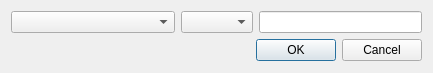
<?xml version="1.0" encoding="UTF-8"?>
<ui version="4.0">
 <class>AddFilterDialog</class>
 <widget class="QDialog" name="AddFilterDialog">
  <property name="windowModality">
   <enum>Qt::WindowModal</enum>
  </property>
  <property name="geometry">
   <rect>
    <x>0</x>
    <y>0</y>
    <width>433</width>
    <height>73</height>
   </rect>
  </property>
  <property name="windowTitle">
   <string>Add Filter</string>
  </property>
  <layout class="QVBoxLayout" name="verticalLayout">
   <item>
    <layout class="QHBoxLayout" name="horizontalLayout">
     <item>
      <widget class="QComboBox" name="columnComboBox">
       <property name="sizePolicy">
        <sizepolicy hsizetype="Expanding" vsizetype="Fixed">
         <horstretch>0</horstretch>
         <verstretch>0</verstretch>
        </sizepolicy>
       </property>
      </widget>
     </item>
     <item>
      <widget class="QComboBox" name="operatorComboBox"/>
     </item>
     <item>
      <widget class="QLineEdit" name="lineEdit"/>
     </item>
    </layout>
   </item>
   <item>
    <widget class="QDialogButtonBox" name="buttonBox">
     <property name="orientation">
      <enum>Qt::Horizontal</enum>
     </property>
     <property name="standardButtons">
      <set>QDialogButtonBox::Cancel|QDialogButtonBox::Ok</set>
     </property>
    </widget>
   </item>
  </layout>
 </widget>
 <resources/>
 <connections>
  <connection>
   <sender>buttonBox</sender>
   <signal>accepted()</signal>
   <receiver>AddFilterDialog</receiver>
   <slot>accept()</slot>
   <hints>
    <hint type="sourcelabel">
     <x>248</x>
     <y>254</y>
    </hint>
    <hint type="destinationlabel">
     <x>157</x>
     <y>274</y>
    </hint>
   </hints>
  </connection>
  <connection>
   <sender>buttonBox</sender>
   <signal>rejected()</signal>
   <receiver>AddFilterDialog</receiver>
   <slot>reject()</slot>
   <hints>
    <hint type="sourcelabel">
     <x>316</x>
     <y>260</y>
    </hint>
    <hint type="destinationlabel">
     <x>286</x>
     <y>274</y>
    </hint>
   </hints>
  </connection>
 </connections>
</ui>
